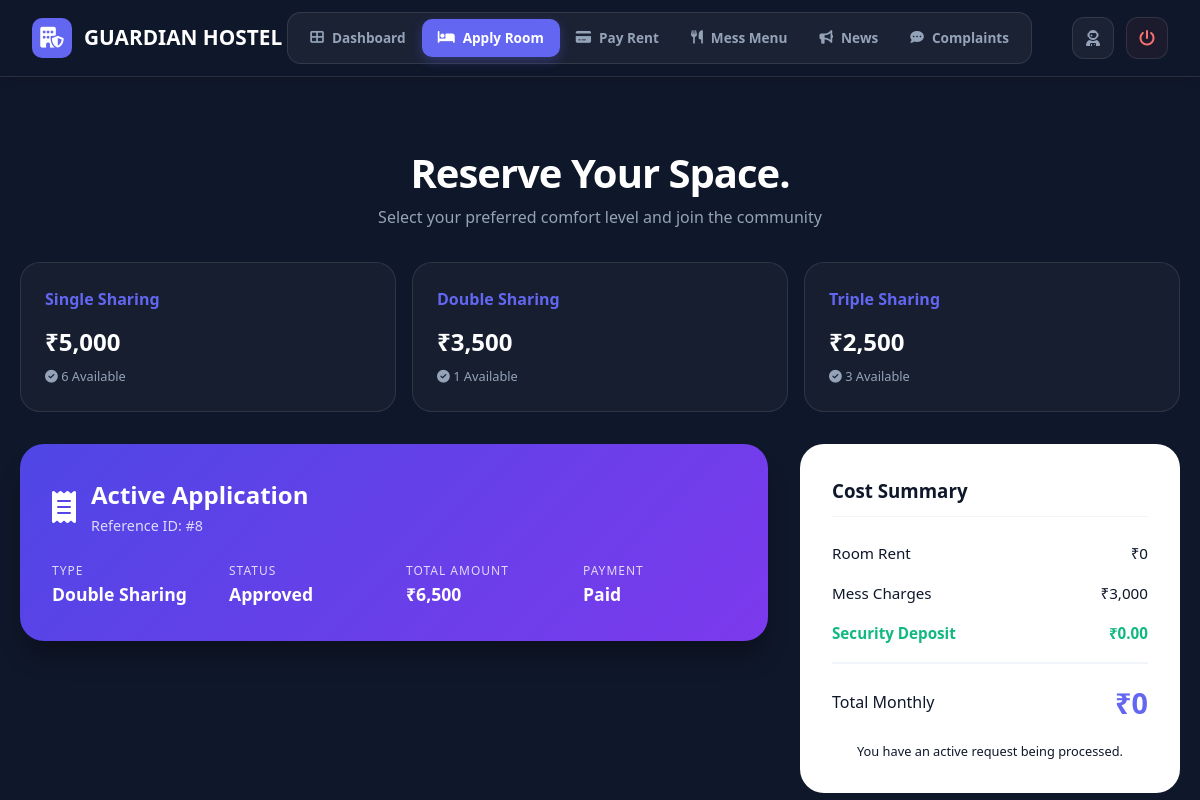
Page /student/apply_room.php (signed in) on the committed database.
### tables this page shows
CREATE TABLE `room_requests` (
  `id` int(11) NOT NULL,
  `student_id` int(11) NOT NULL,
  `room_type` enum('Single','Double','Triple') NOT NULL,
  `message` text DEFAULT NULL,
  `mess_included` tinyint(1) DEFAULT 1,
  `total_amount` decimal(10,2) DEFAULT 0.00,
  `monthly_rent_amount` decimal(10,2) DEFAULT 0.00 COMMENT 'Monthly rent (room + mess)',
  `payment_status` enum('Pending','Paid','Failed') DEFAULT 'Pending',
  `payment_id` varchar(100) DEFAULT NULL,
  `status` enum('Pending','Approved','Rejected') DEFAULT 'Pending',
  `room_id` int(11) DEFAULT NULL,
  `request_date` timestamp NOT NULL DEFAULT current_timestamp(),
  `response_date` timestamp NULL DEFAULT NULL,
  `room_allocation_date` date DEFAULT NULL COMMENT 'Date when room was allocated'
);

CREATE TABLE `settings` (
  `id` int(11) NOT NULL,
  `setting_key` varchar(50) NOT NULL,
  `setting_value` varchar(255) NOT NULL,
  `updated_at` timestamp NOT NULL DEFAULT current_timestamp() ON UPDATE current_timestamp()
);

### student/apply_room.php (the view, shortened to what this page needs)
<?php
require_once '../config.php';
$student_id = $_SESSION['student_id'];
$mess_fee_query = mysqli_query($conn, "SELECT setting_value FROM settings WHERE setting_key = 'mess_fee_monthly'");
$mess_fee = 2000;
if ($mess_fee_query && mysqli_num_rows($mess_fee_query) > 0) {
    $mess_fee = (float)mysqli_fetch_assoc($mess_fee_query)['setting_value'];
}
$check_query = "SELECT * FROM room_requests WHERE student_id = $student_id AND status IN ('Pending', 'Approved')";
$check_result = mysqli_query($conn, $check_query);
$existing_request = null;
$has_existing = false;
if (mysqli_num_rows($check_result) > 0) {
    $existing_request = mysqli_fetch_assoc($check_result);
    $has_existing = true;
}
$rooms_query = "SELECT room_type, COUNT(*) as total, SUM(CASE WHEN status = 'Available' THEN 1 ELSE 0 END) as available, MIN(rent) as rent
                FROM rooms
                GROUP BY room_type";
$rooms_result = mysqli_query($conn, $rooms_query);
?>
<!DOCTYPE html>
<html lang="en">
<head>
    <link rel="stylesheet" href="https://cdnjs.cloudflare.com/ajax/libs/font-awesome/6.5.1/css/all.min.css">
    <link rel="stylesheet" href="../css/style.css">
</head>
<body>
    <?php include 'includes/nav.php'; ?>
    <main class="container">
        <header class="page-header">
            <h1>Reserve Your Space<span>.</span></h1>
            <p style="color: #94a3b8;">Select your preferred comfort level and join the community</p>
        </header>
        <div class="inventory-section">
            <?php while ($room = mysqli_fetch_assoc($rooms_result)): ?>
            <div class="room-stat-card">
                <h3><?php echo $room['room_type']; ?> Sharing</h3>
                <span class="price">₹<?php echo number_format($room['rent'], 0); ?></span>
                <p class="stock">
                    <i class="fas fa-check-circle"></i> <?php echo $room['available']; ?> Available
                </p>
            </div>
            <?php endwhile; ?>
        </div>
        <div class="booking-grid">
            <div class="form-side">
                <?php if ($has_existing): ?>
                <div class="status-banner">
                    <div style="display: flex; align-items: center; gap: 15px;">
                        <i class="fas fa-receipt" style="font-size: 2rem;"></i>
                        <div>
                            <h2 style="font-weight: 800;">Active Application</h2>
                            <p style="opacity: 0.8; font-size: 0.9rem;">Reference ID: #<?php echo $existing_request['id']; ?></p>
                        </div>
                    </div>
                    <div class="status-grid">
                        <div class="status-item"><span>Type</span><strong><?php echo $existing_request['room_type']; ?> Sharing</strong></div>
                        <div class="status-item"><span>Status</span><strong><?php echo $existing_request['status']; ?></strong></div>
                        <div class="status-item"><span>Total Amount</span><strong>₹<?php echo number_format($existing_request['total_amount']); ?></strong></div>
                        <div class="status-item"><span>Payment</span><strong><?php echo $existing_request['payment_status']; ?></strong></div>
                    </div>
                </div>
                <?php endif; ?>
            </div>
            <div class="price-side">
                <div class="price-sticky">
                    <h3 style="margin-bottom: 1.5rem; font-weight: 800; border-bottom: 1px solid #f1f5f9; padding-bottom: 10px;">Cost Summary</h3>
                    <div class="price-row">
                        <span>Room Rent</span>
                        <span id="display-rent">₹0</span>
                    </div>
                    <div class="price-row">
                        <span>Mess Charges</span>
                        <span>₹<?php echo number_format($mess_fee); ?></span>
                    </div>
                    <div class="price-row" style="color: #10b981; font-weight: 600;">
                        <span>Security Deposit</span>
                        <span>₹0.00</span>
                    </div>
                    <div class="price-total">
                        <span>Total Monthly</span>
                        <strong id="display-total">₹0</strong>
                    </div>
                    <?php if (!$has_existing): ?>
                        <button type="submit" form="roomForm" class="btn-submit">
                            Confirm Application
                        </button>
                    <?php else: ?>
                        <p style="text-align: center; font-size: 0.8rem; color: var(--text-muted); margin-top: 15px;">
                            You have an active request being processed.
                        </p>
                    <?php endif; ?>
                </div>
            </div>
        </div>
    </main>
</body>
</html>

### css/style.css (style rules this page uses)
* { margin: 0; padding: 0; box-sizing: border-box; }
:root { --primary-color: #16a085; --secondary-color: #2c3e50; --accent-color: #e67e22; --light-bg: #ecf0f1; --dark-text: #2c3e50; --light-text: #7f8c8d; --white: #ffffff; --shadow: 0 4px 6px rgba(0, 0, 0, 0.1); --shadow-hover: 0 10px 25px rgba(0, 0, 0, 0.15); }
html { scroll-behavior: smooth; }
body { font-family: 'Segoe UI', Tahoma, Geneva, Verdana, sans-serif; color: var(--dark-text); line-height: 1.6; overflow-x: hidden; }
.container { max-width: 1200px; margin: 0 auto; padding: 0 20px; }

### student/apply_room.php (style rules this page uses)
:root { --primary: #6366f1; --glass: rgba(255, 255, 255, 0.03); --border: rgba(255, 255, 255, 0.1); }
body { background: #0f172a; color: white; }
.page-header { text-align: center; padding: 4rem 0 2rem; }
.page-header h1 { font-size: 2.5rem; font-weight: 800; letter-spacing: -1px; }
.booking-grid { display: grid; grid-template-columns: 1fr 380px; gap: 2rem; align-items: start; }
.inventory-section { display: grid; grid-template-columns: repeat(auto-fit, minmax(200px, 1fr)); gap: 1rem; margin-bottom: 2rem; }
.room-stat-card { background: var(--glass); border: 1px solid var(--border); padding: 1.5rem; border-radius: 20px; transition: 0.3s; }
.room-stat-card h3 { font-size: 1rem; margin-bottom: 10px; color: var(--primary); }
.room-stat-card .price { font-size: 1.5rem; font-weight: 800; display: block; }
.room-stat-card .stock { font-size: 0.8rem; color: #94a3b8; margin-top: 5px; }
.status-banner { background: linear-gradient(135deg, #4f46e5 0%, #7c3aed 100%); border-radius: 24px; padding: 2rem; margin-bottom: 2rem; box-shadow: 0 20px 25px -5px rgba(0, 0, 0, 0.3); }
.status-grid { display: grid; grid-template-columns: repeat(auto-fit, minmax(140px, 1fr)); gap: 1.5rem; margin-top: 1.5rem; }
.status-item span { font-size: 0.75rem; text-transform: uppercase; letter-spacing: 1px; opacity: 0.8; display: block; }
.status-item strong { font-size: 1.1rem; }
.price-sticky { position: sticky; top: 100px; background: white; color: #0f172a; border-radius: 24px; padding: 2rem; }
.price-row { display: flex; justify-content: space-between; margin-bottom: 1rem; font-size: 0.95rem; }
.price-total { border-top: 2px solid #f1f5f9; padding-top: 1rem; margin-top: 1rem; display: flex; justify-content: space-between; align-items: center; }
.price-total strong { font-size: 1.8rem; color: var(--primary); }

### student/includes/nav.php (style rules this page uses)
:root { --nav-bg: #0f172a; --accent: #6366f1; --glass-white: rgba(255, 255, 255, 0.05); --border-white: rgba(255, 255, 255, 0.1); }

### rows in the picture
room_requests: id "8", room_type "Double", status "Approved", total_amount "6,500", payment_status "Paid"
settings: setting_value "3,000"

### other values in the picture
$room['room_type'] "Single"
$room['rent'] "5,000"
$room['available'] "6"
$room['room_type'] "Double"
$room['rent'] "3,500"
$room['available'] "1"
$room['room_type'] "Triple"
$room['rent'] "2,500"
$room['available'] "3"
